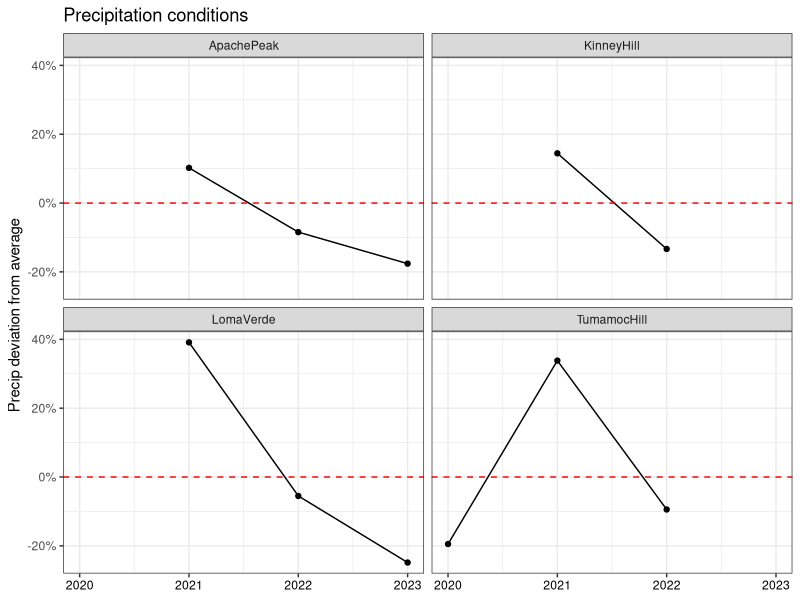
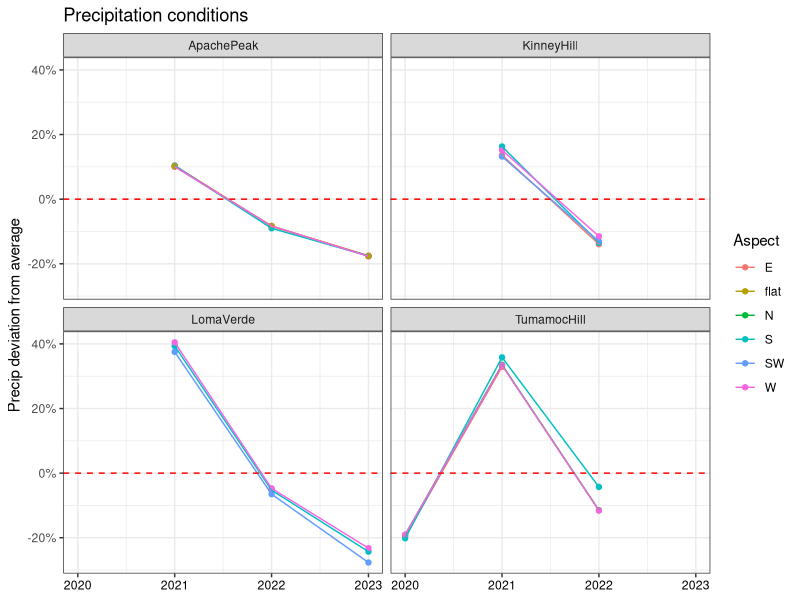
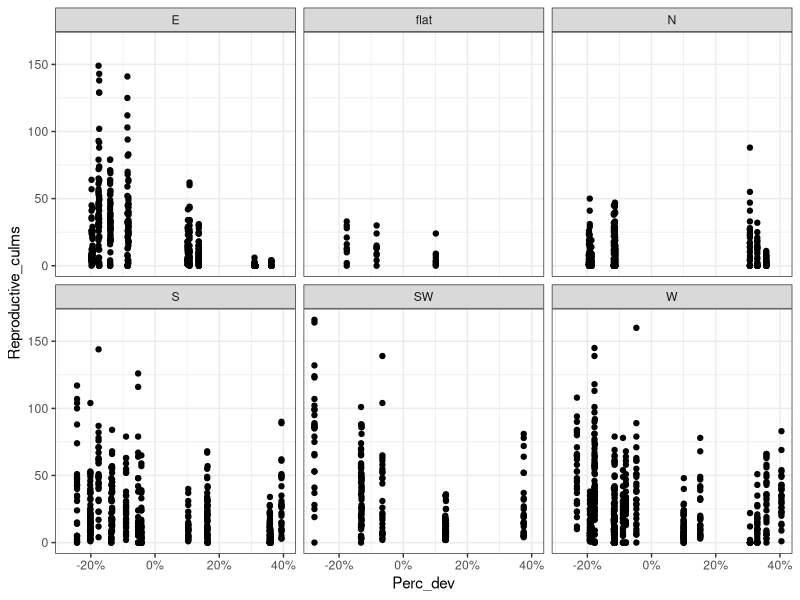
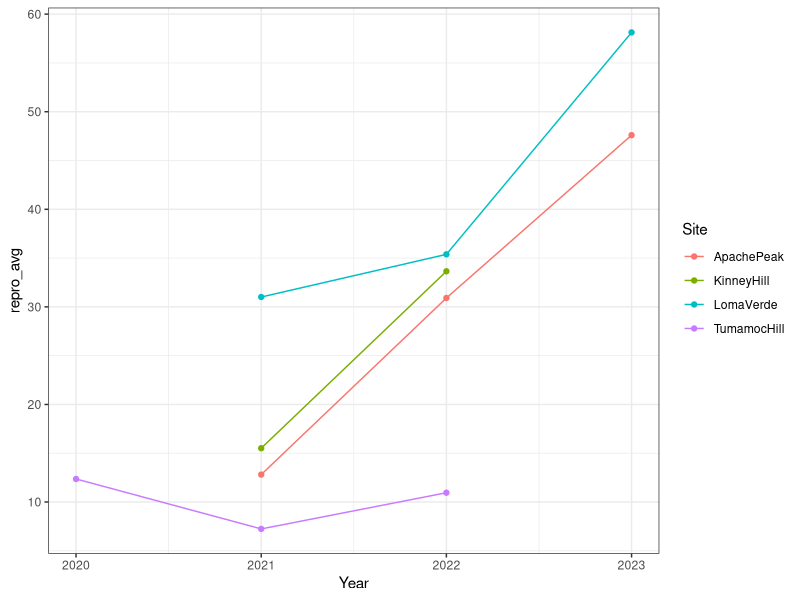
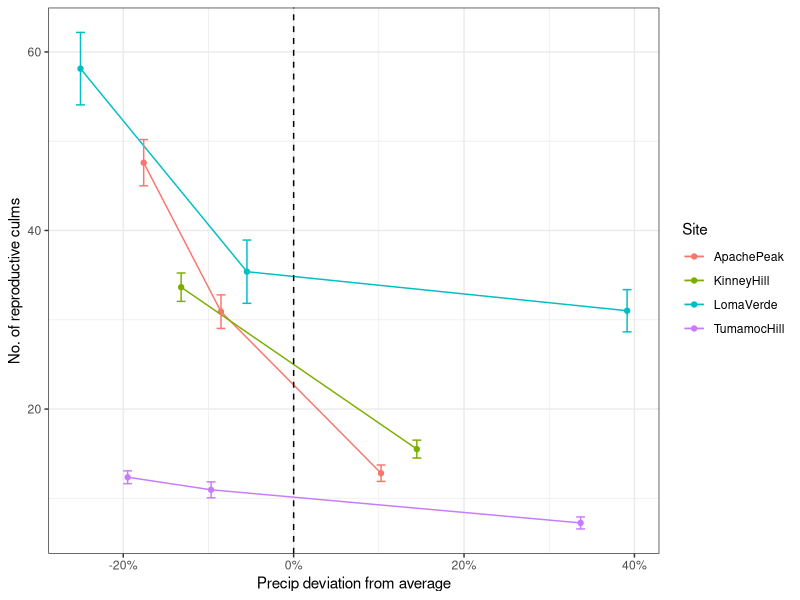
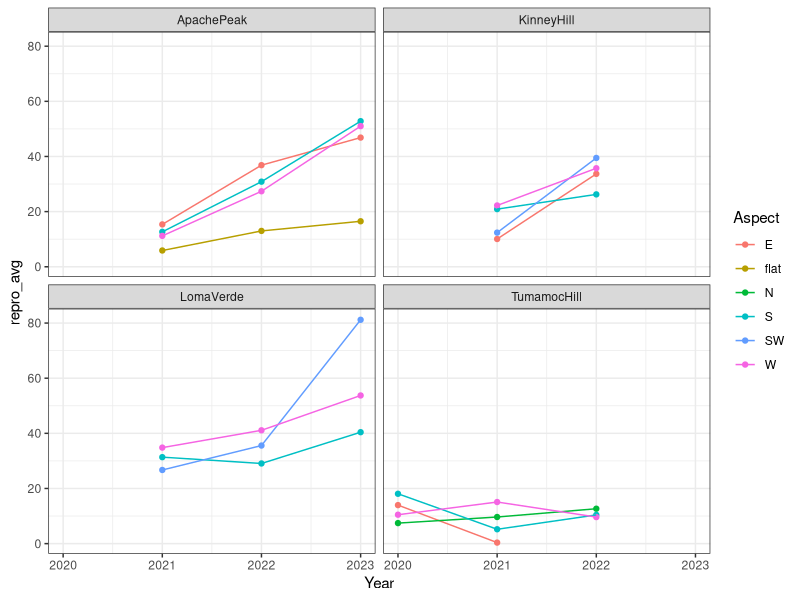
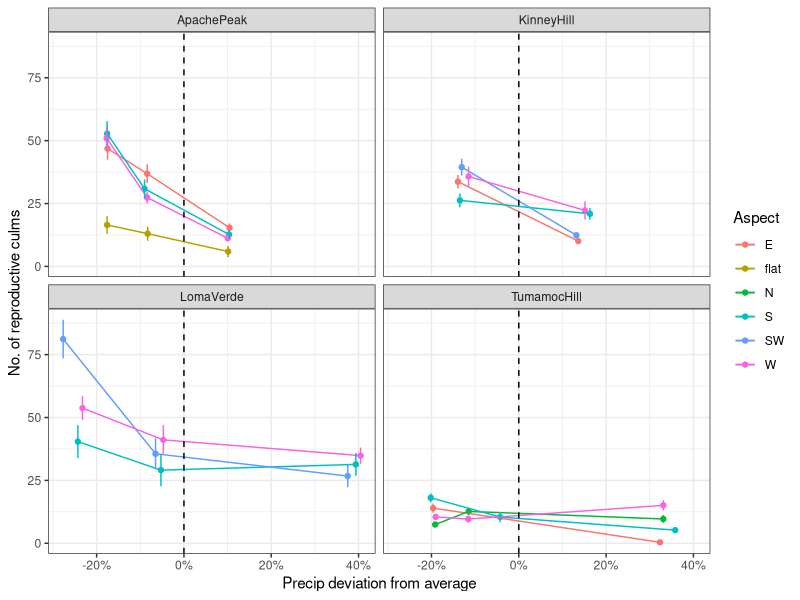
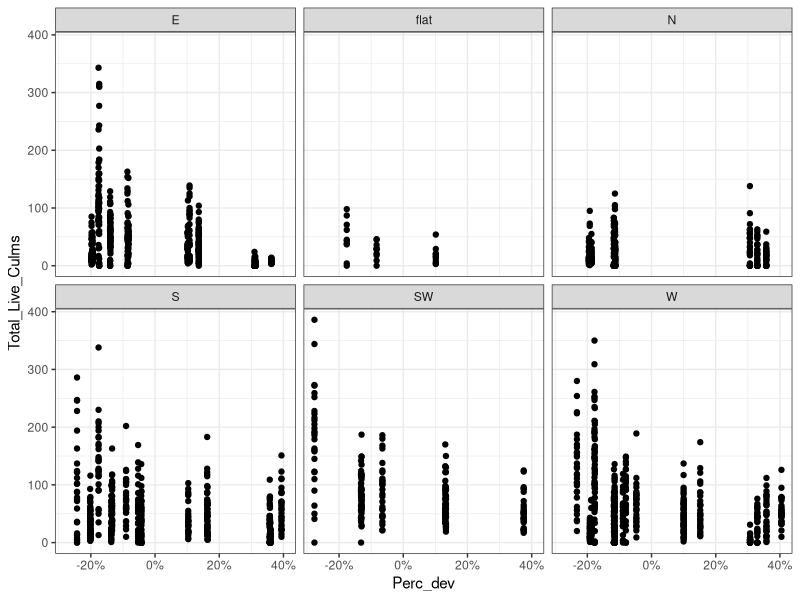

Reproduce these figures in R, in order. (Note: this script raises an error after producing the figures.)
# Created: 2024-09-23
# Updated: 2025-02-20

# Purpose: Graph culm, cover and density response to precip variation.

# Have to use average precip dev to represent each year, because the actual precip dev
#   is slightly different by sampling date.


library(readxl)
library(tidyverse)
library(scales)

# Load data ---------------------------------------------------------------

dat <- read_csv("data/cleaned/04_demography-data_clean.csv")


# Data wrangling ----------------------------------------------------------

# Create df of average and SE to make line graph for culm count
culm.avg.site <- dat |> 
  group_by(Year, StudyYear, Site) |> 
  summarise(repro_avg = mean(Reproductive_culms),
            repro_se = sd(Reproductive_culms) / sqrt(n()),
            total_avg = mean(Total_Live_Culms),
            total_se = sd(Total_Live_Culms) / sqrt(n()),
            Perc_dev_avg = mean(Perc_dev),
            .groups = "keep")

culm.avg.site.aspect <- dat |> 
  group_by(Year, StudyYear, Site, Aspect) |> 
  summarise(repro_avg = mean(Reproductive_culms),
            repro_se = sd(Reproductive_culms) / sqrt(n()),
            total_avg = mean(Total_Live_Culms),
            total_se = sd(Total_Live_Culms) / sqrt(n()),
            Perc_dev_avg = mean(Perc_dev),
            .groups = "keep")


# Separate out plot-level data
dat.plot <- dat |> 
  select(-Plant_ID, -Vegetative_culms, -Reproductive_culms, -Total_Live_Culms, -Longestleaflength_cm) |> 
  distinct(.keep_all = TRUE)

# Create df of average and SE to make line graph for density & cover
plot.avg.site <- dat.plot |> 
  group_by(Year, StudyYear, Site) |> 
  summarise(bgden_avg = mean(BGDensity),
            bgden_se = sd(BGDensity) / sqrt(n()),
            bgcov_avg = mean(BGCover),
            bgcov_se   = sd(BGCover) / sqrt(n()),
            shrub_avg = mean(ShrubCover),
            shrub_se = sd(ShrubCover) / sqrt(n()),
            forb_avg = mean(ForbCover),
            forb_se = sd(ForbCover) / sqrt(n()),
            ng_avg = mean(NGCover),
            ng_se = sd(NGCover) / sqrt(n()),
            Perc_dev_avg = mean(Perc_dev),
            .groups = "keep")

plot.avg.site.aspect <- dat.plot |> 
  group_by(Year, StudyYear, Site, Aspect) |> 
  summarise(bgden_avg = mean(BGDensity),
            bgden_se = sd(BGDensity) / sqrt(n()),
            bgcov_avg = mean(BGCover),
            bgcov_se   = sd(BGCover) / sqrt(n()),
            shrub_avg = mean(ShrubCover),
            shrub_se = sd(ShrubCover) / sqrt(n()),
            forb_avg = mean(ForbCover),
            forb_se = sd(ForbCover) / sqrt(n()),
            ng_avg = mean(NGCover),
            ng_se = sd(NGCover) / sqrt(n()),
            Perc_dev_avg = mean(Perc_dev),
            .groups = "keep")


# Precip deviation --------------------------------------------------------

precip.dev <- plot.avg.site |> 
  ggplot(aes(x = Year, y = Perc_dev_avg)) +
  geom_point() +
  geom_line() +
  facet_wrap(~Site) +
  ggtitle("Precipitation conditions") +
  xlab(NULL) +
  ylab("Precip deviation from average") +
  theme_bw() +
  scale_y_continuous(labels = percent) +
  geom_hline(yintercept = 0,
             linetype = "dashed",
             color = "red") +
  theme(axis.text.x = element_text(color = "black"))
precip.dev

plot.avg.site.aspect |> 
  ggplot(aes(x = Year, y = Perc_dev_avg, color = Aspect)) +
  geom_point() +
  geom_line() +
  facet_wrap(~Site) +
  ggtitle("Precipitation conditions") +
  xlab(NULL) +
  ylab("Precip deviation from average") +
  theme_bw() +
  scale_y_continuous(labels = percent) +
  geom_hline(yintercept = 0,
             linetype = "dashed",
             color = "red") +
  theme(axis.text.x = element_text(color = "black"))


# Reproductive culms ------------------------------------------------------

# By aspect (scatterplot, all obs)
dat |> 
  ggplot(aes(x = Perc_dev, y = Reproductive_culms)) +
  geom_point() +
  scale_x_continuous(labels = scales::percent) +
  facet_wrap(~Aspect) +
  theme_bw()

# By site (line graph)
culm.avg.site |> 
  ggplot(aes(x = Year, y = repro_avg, color = Site)) +
  geom_point() +
  geom_line() +
  theme_bw()
repro.site <- culm.avg.site |> 
  ggplot(aes(x = Perc_dev_avg, y = repro_avg, color = Site)) +
  geom_point() +
  geom_line() +
  geom_errorbar(aes(ymin = repro_avg - repro_se, ymax = repro_avg + repro_se)) +
  geom_vline(xintercept = 0, linetype = "dashed") +
  theme_bw() +
  scale_x_continuous(labels = scales::percent) +
  xlab("Precip deviation from average") +
  ylab("No. of reproductive culms")
repro.site

# By site and aspect (line graph)
culm.avg.site.aspect |> 
  ggplot(aes(x = Year, y = repro_avg, color = Aspect)) +
  geom_point() +
  geom_line() +
  facet_wrap(~Site) +
  theme_bw()
culm.avg.site.aspect |> 
  ggplot(aes(x = Perc_dev_avg, y = repro_avg, color = Aspect)) +
  geom_point() +
  geom_line() +
  geom_errorbar(aes(ymin = repro_avg - repro_se, ymax = repro_avg + repro_se)) +
  geom_vline(xintercept = 0, linetype = "dashed") +
  theme_bw() +
  facet_wrap(~Site) +
  scale_x_continuous(labels = scales::percent) +
  xlab("Precip deviation from average") +
  ylab("No. of reproductive culms")





# Total culms -------------------------------------------------------------

# By aspect (scatterplot, all obs)
dat |> 
  ggplot(aes(x = Perc_dev, y = Total_Live_Culms)) +
  geom_point() +
  scale_x_continuous(labels = scales::percent) +
  facet_wrap(~Aspect) +
  theme_bw()

# By site (line graph)
culm.avg.site |> 
  ggplot(aes(x = Year, y = total_avg, color = Site)) +
  geom_point() +
  geom_line() +
  theme_bw()
total.site <- culm.avg.site |> 
  ggplot(aes(x = Perc_dev_avg, y = total_avg, color = Site)) +
  geom_point() +
  geom_line() +
  geom_errorbar(aes(ymin = total_avg - total_se, ymax = total_avg + total_se)) +
  geom_vline(xintercept = 0, linetype = "dashed") +
  theme_bw() +
  scale_x_continuous(labels = scales::percent) +
  xlab("Precip deviation from average") +
  ylab("Total number of culms")
total.site

# By site and aspect (line graph)
culm.avg.site.aspect |> 
  ggplot(aes(x = Year, y = total_avg, color = Aspect)) +
  geom_point() +
  geom_line() +
  facet_wrap(~Site) +
  theme_bw()
culm.avg.site.aspect |> 
  ggplot(aes(x = Perc_dev_avg, y = total_avg, color = Aspect)) +
  geom_point() +
  geom_line() +
  geom_errorbar(aes(ymin = total_avg - total_se, ymax = total_avg + total_se)) +
  geom_vline(xintercept = 0, linetype = "dashed") +
  theme_bw() +
  facet_wrap(~Site) +
  scale_x_continuous(labels = scales::percent) +
  xlab("Precip deviation from average") +
  ylab("Total number of culms")



# Buffelgrass density -----------------------------------------------------

# By site (line graph)
plot.avg.site |> 
  ggplot(aes(x = Year, y = bgden_avg, color = Site)) +
  geom_point() +
  geom_line() +
  theme_bw()
bgden.site <- plot.avg.site |> 
  ggplot(aes(x = Perc_dev_avg, y = bgden_avg, color = Site)) +
  geom_point() +
  geom_line() +
  geom_errorbar(aes(ymin = bgden_avg - bgden_se, ymax = bgden_avg + bgden_se)) +
  geom_vline(xintercept = 0, linetype = "dashed") +
  theme_bw() +
  scale_x_continuous(labels = scales::percent) +
  labs(x = "Precip deviation from average",
       y = expression(paste("Density (individuals /  ", m^2, ")"))) 
bgden.site

# By site and aspect (line graph)
plot.avg.site.aspect |> 
  ggplot(aes(x = Year, y = bgden_avg, color = Aspect)) +
  geom_point() +
  geom_line() +
  facet_wrap(~Site) +
  theme_bw()
plot.avg.site.aspect |> 
  ggplot(aes(x = Perc_dev_avg, y = bgden_avg, color = Aspect)) +
  geom_point() +
  geom_line() +
  geom_errorbar(aes(ymin = bgden_avg - bgden_se, ymax = bgden_avg + bgden_se)) +
  geom_vline(xintercept = 0, linetype = "dashed") +
  theme_bw() +
  facet_wrap(~Site) +
  scale_x_continuous(labels = scales::percent) +
  labs(x = "Precip deviation from average",
       y = expression(paste("Density (individuals /  ", m^2, ")"))) 


# Buffelgrass cover -------------------------------------------------------

plot.avg.site |> 
  ggplot(aes(x = Year, y = bgcov_avg, color = Site)) +
  geom_point() +
  geom_line() +
  theme_bw()
bgcov.site <- plot.avg.site |> 
  ggplot(aes(x = Perc_dev_avg, y = bgcov_avg, color = Site)) +
  geom_point() +
  geom_line() +
  geom_errorbar(aes(ymin = bgcov_avg - bgcov_se, ymax = bgcov_avg + bgcov_se)) +
  geom_vline(xintercept = 0, linetype = "dashed") +
  theme_bw() +
  scale_x_continuous(labels = scales::percent) +
  xlab("Precip deviation from average") +
  ylab("Buffelgrass cover (%)")
bgcov.site

# By site and aspect (line graph)
plot.avg.site.aspect |> 
  ggplot(aes(x = Year, y = bgcov_avg, color = Aspect)) +
  geom_point() +
  geom_line() +
  facet_wrap(~Site) +
  theme_bw()
plot.avg.site.aspect |> 
  ggplot(aes(x = Perc_dev_avg, y = bgcov_avg, color = Aspect)) +
  geom_point() +
  geom_line() +
  geom_errorbar(aes(ymin = bgcov_avg - bgcov_se, ymax = bgcov_avg + bgcov_se)) +
  geom_vline(xintercept = 0, linetype = "dashed") +
  theme_bw() +
  facet_wrap(~Site) +
  scale_x_continuous(labels = scales::percent) +
  xlab("Precip deviation from average") +
  ylab("Buffelgrass cover")    


# Shrub cover -------------------------------------------------------------

plot.avg.site |> 
  ggplot(aes(x = Year, y = shrub_avg, color = Site)) +
  geom_point() +
  geom_line() +
  theme_bw()
plot.avg.site |> 
  ggplot(aes(x = Perc_dev_avg, y = shrub_avg, color = Site)) +
  geom_point() +
  geom_line() +
  geom_errorbar(aes(ymin = shrub_avg - shrub_se, ymax = shrub_avg + shrub_se)) +
  geom_vline(xintercept = 0, linetype = "dashed") +
  theme_bw() +
  scale_x_continuous(labels = scales::percent) +
  xlab("Precip deviation from average") +
  ylab("Shrub cover (%)")

# By site and aspect (line graph)
plot.avg.site.aspect |> 
  ggplot(aes(x = Year, y = shrub_avg, color = Aspect)) +
  geom_point() +
  geom_line() +
  facet_wrap(~Site) +
  theme_bw()
plot.avg.site.aspect |> 
  ggplot(aes(x = Perc_dev_avg, y = shrub_avg, color = Aspect)) +
  geom_point() +
  geom_line() +
  geom_errorbar(aes(ymin = shrub_avg - shrub_se, ymax = shrub_avg + shrub_se)) +
  geom_vline(xintercept = 0, linetype = "dashed") +
  theme_bw() +
  facet_wrap(~Site) +
  scale_x_continuous(labels = scales::percent) +
  xlab("Precip deviation from average") +
  ylab("Shrub cover (%)")    



# Forb cover --------------------------------------------------------------

plot.avg.site |> 
  ggplot(aes(x = Year, y = forb_avg, color = Site)) +
  geom_point() +
  geom_line() +
  theme_bw()
plot.avg.site |> 
  ggplot(aes(x = Perc_dev_avg, y = forb_avg, color = Site)) +
  geom_point() +
  geom_line() +
  geom_errorbar(aes(ymin = forb_avg - forb_se, ymax = forb_avg + forb_se)) +
  geom_vline(xintercept = 0, linetype = "dashed") +
  theme_bw() +
  scale_x_continuous(labels = scales::percent) +
  xlab("Precip deviation from average") +
  ylab("Forb cover (%)")

# By site and aspect (line graph)
plot.avg.site.aspect |> 
  ggplot(aes(x = Year, y = forb_avg, color = Aspect)) +
  geom_point() +
  geom_line() +
  facet_wrap(~Site) +
  theme_bw()
plot.avg.site.aspect |> 
  ggplot(aes(x = Perc_dev_avg, y = forb_avg, color = Aspect)) +
  geom_point() +
  geom_line() +
  geom_errorbar(aes(ymin = forb_avg - forb_se, ymax = forb_avg + forb_se)) +
  geom_vline(xintercept = 0, linetype = "dashed") +
  theme_bw() +
  facet_wrap(~Site) +
  scale_x_continuous(labels = scales::percent) +
  xlab("Precip deviation from average") +
  ylab("Forb cover (%)")    


# Native grass cover ------------------------------------------------------

plot.avg.site |> 
  ggplot(aes(x = Year, y = ng_avg, color = Site)) +
  geom_point() +
  geom_line() +
  theme_bw()
plot.avg.site |> 
  ggplot(aes(x = Perc_dev_avg, y = ng_avg, color = Site)) +
  geom_point() +
  geom_line() +
  geom_errorbar(aes(ymin = ng_avg - ng_se, ymax = ng_avg + ng_se)) +
  geom_vline(xintercept = 0, linetype = "dashed") +
  theme_bw() +
  scale_x_continuous(labels = scales::percent) +
  xlab("Precip deviation from average") +
  ylab("Native grass cover (%)")

# By site and aspect (line graph)
plot.avg.site.aspect |> 
  ggplot(aes(x = Year, y = ng_avg, color = Aspect)) +
  geom_point() +
  geom_line() +
  facet_wrap(~Site) +
  theme_bw()
plot.avg.site.aspect |> 
  ggplot(aes(x = Perc_dev_avg, y = ng_avg, color = Aspect)) +
  geom_point() +
  geom_line() +
  geom_errorbar(aes(ymin = ng_avg - ng_se, ymax = ng_avg + ng_se)) +
  geom_vline(xintercept = 0, linetype = "dashed") +
  theme_bw() +
  facet_wrap(~Site) +
  scale_x_continuous(labels = scales::percent) +
  xlab("Precip deviation from average") +
  ylab("Native grass cover (%)")  




# Write out draft figures -------------------------------------------------

tiff("figures/2025-02_draft-figures/Precip-deviation.tiff", units = "in", height = 5, width = 7, res = 150)
precip.dev
dev.off()

tiff("figures/2025-02_draft-figures/Reproductive-culms_precip-dev-by-site.tiff", units = "in", height = 5, width = 6, res = 150)
repro.site
dev.off()

tiff("figures/2025-02_draft-figures/Total-culms_precip-dev-by-site.tiff", units = "in", height = 5, width = 6, res = 150)
total.site
dev.off()

tiff("figures/2025-02_draft-figures/BG-density_precip-dev-by-site.tiff", units = "in", height = 5, width = 6, res = 150)
bgden.site
dev.off()

tiff("figures/2025-02_draft-figures/BG-cover_precip-dev-by-site.tiff", units = "in", height = 5, width = 6, res = 150)
bgcov.site
dev.off()


save.image("RData/05_draft-figs.RData")
